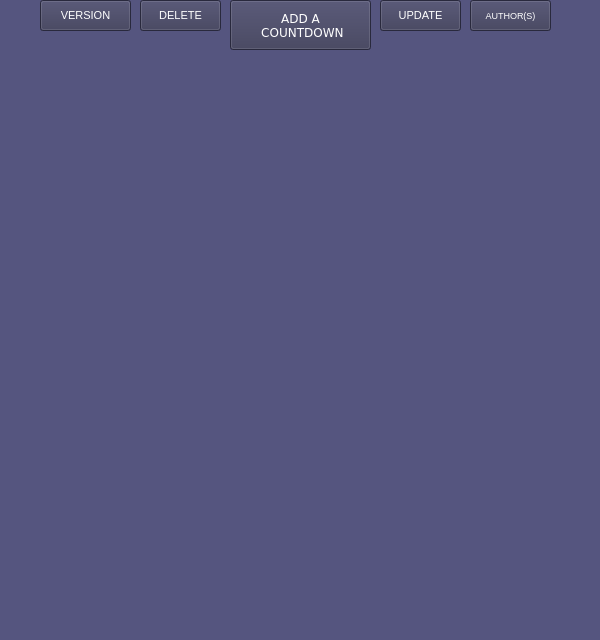
<?xml version="1.0" encoding="UTF-8"?>
<ui version="4.0">
 <class>MainWindow</class>
 <widget class="QMainWindow" name="MainWindow">
  <property name="geometry">
   <rect>
    <x>0</x>
    <y>0</y>
    <width>600</width>
    <height>640</height>
   </rect>
  </property>
  <property name="windowTitle">
   <string>CountdownToSomething</string>
  </property>
  <property name="styleSheet">
   <string notr="true">background-color: rgb(85, 85, 127);</string>
  </property>
  <widget class="QWidget" name="centralwidget">
   <widget class="QPushButton" name="aac">
    <property name="geometry">
     <rect>
      <x>230</x>
      <y>0</y>
      <width>141</width>
      <height>50</height>
     </rect>
    </property>
    <property name="font">
     <font>
      <family>Verdana</family>
      <pointsize>9</pointsize>
     </font>
    </property>
    <property name="styleSheet">
     <string notr="true">color: rgb(255, 255, 255);
background-color: rgb(57, 57, 86);</string>
    </property>
    <property name="text">
     <string>ADD A 
 COUNTDOWN</string>
    </property>
   </widget>
   <widget class="QPushButton" name="up">
    <property name="geometry">
     <rect>
      <x>380</x>
      <y>0</y>
      <width>81</width>
      <height>31</height>
     </rect>
    </property>
    <property name="font">
     <font>
      <family>MS Shell Dlg 2</family>
      <pointsize>8</pointsize>
      <weight>50</weight>
      <italic>false</italic>
      <bold>false</bold>
     </font>
    </property>
    <property name="styleSheet">
     <string notr="true">font: 8pt &quot;MS Shell Dlg 2&quot;;
color: rgb(255, 255, 255);
background-color: rgb(57, 57, 86);</string>
    </property>
    <property name="text">
     <string>UPDATE</string>
    </property>
   </widget>
   <widget class="QPushButton" name="deleting">
    <property name="geometry">
     <rect>
      <x>140</x>
      <y>0</y>
      <width>81</width>
      <height>31</height>
     </rect>
    </property>
    <property name="font">
     <font>
      <family>MS Shell Dlg 2</family>
      <pointsize>8</pointsize>
      <weight>50</weight>
      <italic>false</italic>
      <bold>false</bold>
     </font>
    </property>
    <property name="styleSheet">
     <string notr="true">font: 8pt &quot;MS Shell Dlg 2&quot;;
color: rgb(255, 255, 255);
background-color: rgb(57, 57, 86);</string>
    </property>
    <property name="text">
     <string>DELETE</string>
    </property>
   </widget>
   <widget class="QPushButton" name="version">
    <property name="geometry">
     <rect>
      <x>40</x>
      <y>0</y>
      <width>91</width>
      <height>31</height>
     </rect>
    </property>
    <property name="font">
     <font>
      <family>MS Shell Dlg 2</family>
      <pointsize>8</pointsize>
      <weight>50</weight>
      <italic>false</italic>
      <bold>false</bold>
     </font>
    </property>
    <property name="styleSheet">
     <string notr="true">font: 8pt &quot;MS Shell Dlg 2&quot;;
color: rgb(255, 255, 255);
background-color: rgb(57, 57, 86);</string>
    </property>
    <property name="text">
     <string>VERSION</string>
    </property>
   </widget>
   <widget class="QPushButton" name="author">
    <property name="geometry">
     <rect>
      <x>470</x>
      <y>0</y>
      <width>81</width>
      <height>31</height>
     </rect>
    </property>
    <property name="font">
     <font>
      <family>MS Shell Dlg 2</family>
      <pointsize>7</pointsize>
      <weight>50</weight>
      <italic>false</italic>
      <bold>false</bold>
     </font>
    </property>
    <property name="styleSheet">
     <string notr="true">font: 7pt &quot;MS Shell Dlg 2&quot;;
color: rgb(255, 255, 255);
background-color: rgb(57, 57, 86);</string>
    </property>
    <property name="text">
     <string>AUTHOR(S)</string>
    </property>
   </widget>
  </widget>
  <widget class="QMenuBar" name="menubar">
   <property name="geometry">
    <rect>
     <x>0</x>
     <y>0</y>
     <width>600</width>
     <height>18</height>
    </rect>
   </property>
  </widget>
  <widget class="QStatusBar" name="statusbar"/>
 </widget>
 <resources/>
 <connections/>
</ui>
